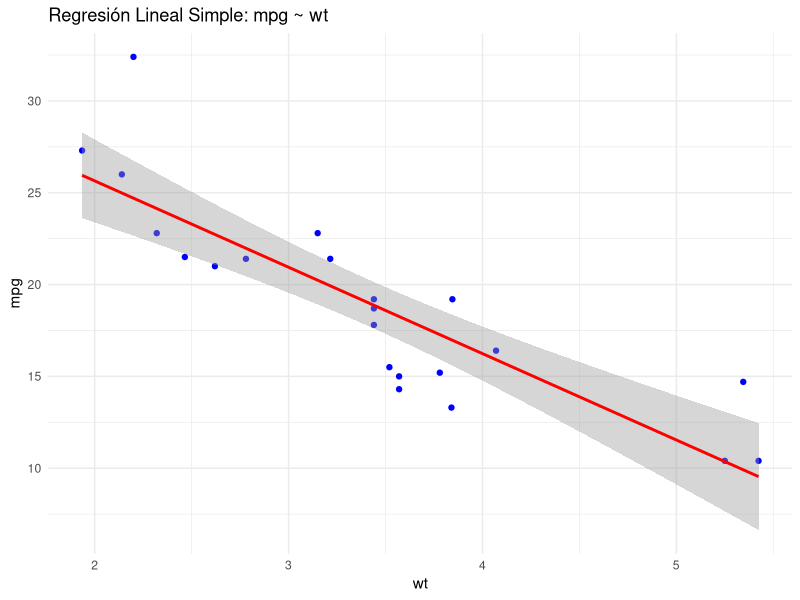
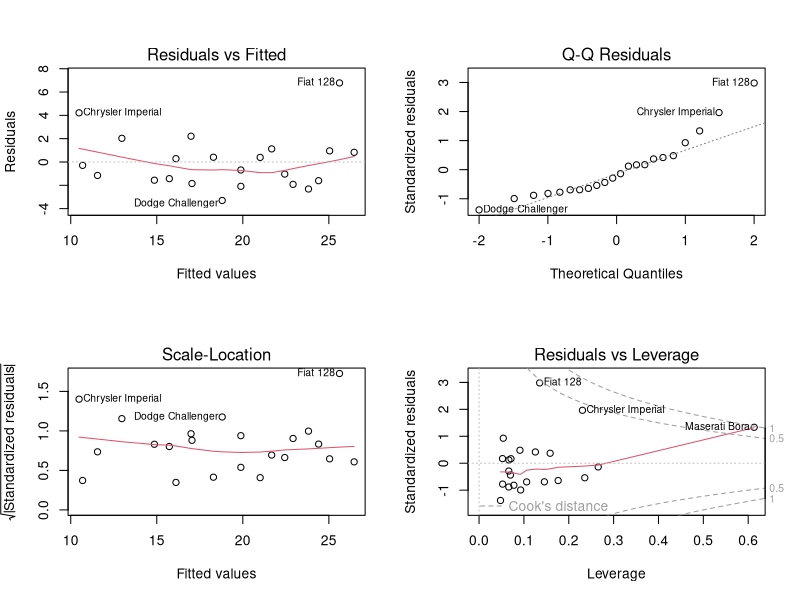
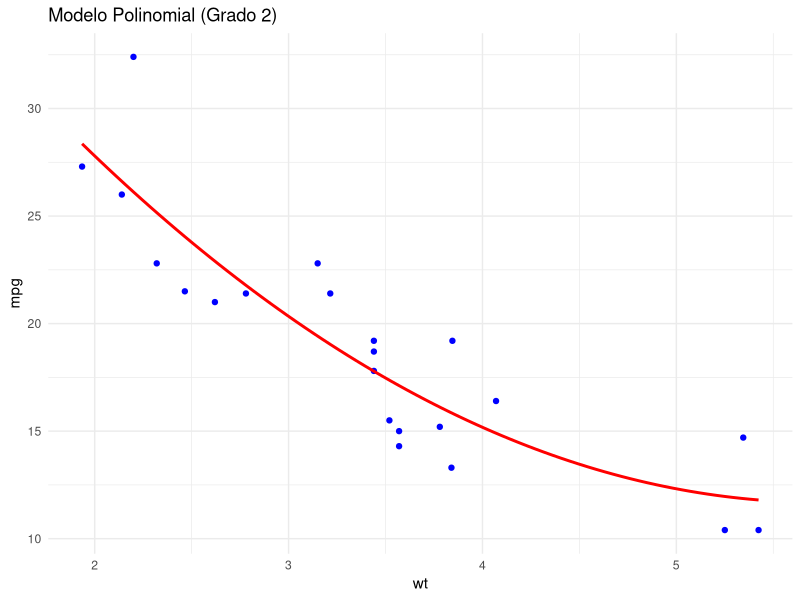
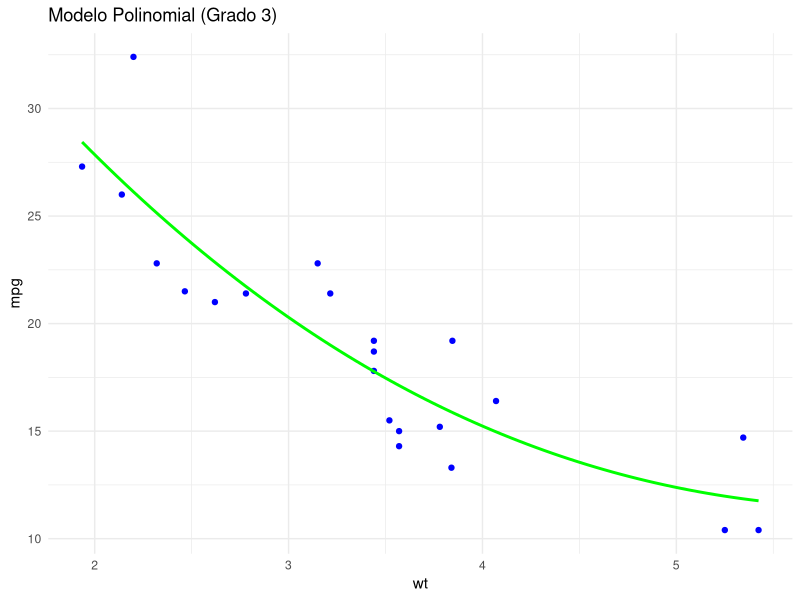
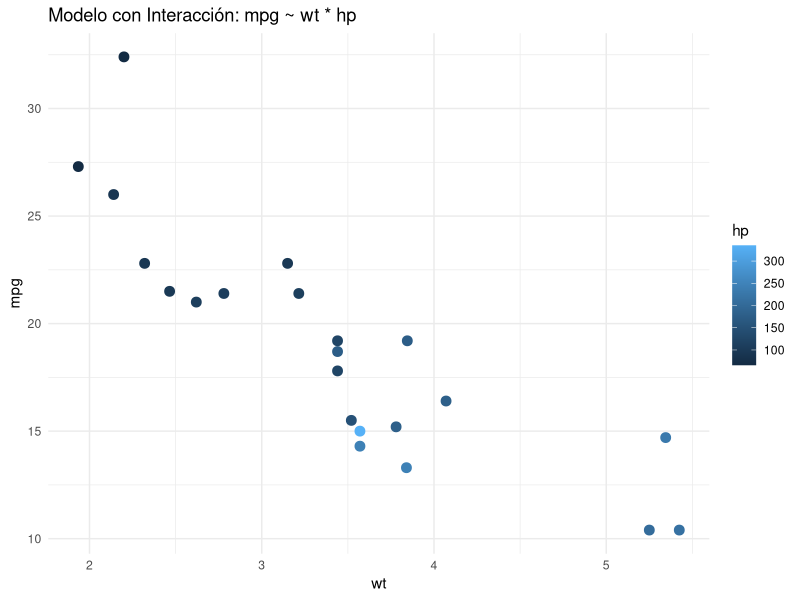

Generate these figures, in order, with R:
##########################
##### REGRESIÓN LINEAL #####
##########################

################
####PAQUETES####
################
# Instalar paquetes si no están instalados
# install.packages("tidyverse")
# install.packages("car")
# install.packages("caret")

# Apertura de librerías
library(tidyverse)
library(car)
library(caret)


######################
####CARGA DE DATOS####
######################
# Cargar el conjunto de datos mtcars
data(mtcars)

# Dividir los datos en entrenamiento (70%) y prueba (30%)
set.seed(42)
train_indices <- sample(1:nrow(mtcars), 0.7 * nrow(mtcars))
train_data <- mtcars[train_indices, ]
test_data <- mtcars[-train_indices, ]

###############################
####REGRESIÓN LINEAL SIMPLE####
###############################
# Modelo simple
model_simple <- lm(mpg ~ wt, data = train_data)

# Resultados
summary(model_simple)

# Predicción y evaluación
pred_train_simple <- predict(model_simple, newdata = train_data)
pred_test_simple <- predict(model_simple, newdata = test_data)

# Ajuste
rmse_train_simple <- sqrt(mean((train_data$mpg - pred_train_simple)^2))
rmse_test_simple <- sqrt(mean((test_data$mpg - pred_test_simple)^2))

# Visualización
ggplot(train_data, aes(x = wt, y = mpg)) +
  geom_point(color = "blue") +
  geom_smooth(method = "lm", col = "red") +
  ggtitle("Regresión Lineal Simple: mpg ~ wt") +
  theme_minimal()

# Imprimir métricas
print(paste("RMSE Entrenamiento (Simple):", round(rmse_train_simple, 2)))
print(paste("RMSE Prueba (Simple):", round(rmse_test_simple, 2)))

#################################
####REGRESIÓN LINEAL MÚLTIPLE####
#################################
# Modelo múltiple
model_multiple <- lm(mpg ~ wt + hp , data = train_data)

# Resultados
summary(model_multiple)

# Evaluación
pred_train_multiple <- predict(model_multiple, newdata = train_data)
pred_test_multiple <- predict(model_multiple, newdata = test_data)

#Ajuste
rmse_train_multiple <- sqrt(mean((train_data$mpg - pred_train_multiple)^2))
rmse_test_multiple <- sqrt(mean((test_data$mpg - pred_test_multiple)^2))

# Diagnóstico de residuos
par(mfrow = c(2, 2))
plot(model_multiple)
par(mfrow = c(1, 1))

# Imprimir métricas
print(paste("RMSE Entrenamiento (Múltiple):", round(rmse_train_multiple, 2)))
print(paste("RMSE Prueba (Múltiple):", round(rmse_test_multiple, 2)))

#####################################
####ANÁLISIS DE MULTICOLINEALIDAD####
#####################################
# Calcular VIF
vif_values <- vif(model_multiple)
print(vif_values)

############################
####MODELOS POLINOMIALES####
############################
# Modelos polinomiales de grados 2 y 3
model_poly2 <- lm(mpg ~ poly(wt, 2), data = train_data)
model_poly3 <- lm(mpg ~ poly(wt, 3), data = train_data)

# Visualización de resultados
summary(model_poly2)
summary(model_poly3)

# Predicciones para grado 2
pred_train_poly2 <- predict(model_poly2, newdata = train_data)
pred_test_poly2 <- predict(model_poly2, newdata = test_data)

# Predicciones para grado 3
pred_train_poly3 <- predict(model_poly3, newdata = train_data)
pred_test_poly3 <- predict(model_poly3, newdata = test_data)

# Evaluación del error para grado 2
rmse_train_poly2 <- sqrt(mean((train_data$mpg - pred_train_poly2)^2))
rmse_test_poly2 <- sqrt(mean((test_data$mpg - pred_test_poly2)^2))

# Evaluación del error para grado 3
rmse_train_poly3 <- sqrt(mean((train_data$mpg - pred_train_poly3)^2))
rmse_test_poly3 <- sqrt(mean((test_data$mpg - pred_test_poly3)^2))

# Visualización grado 2
ggplot(train_data, aes(x = wt, y = mpg)) +
  geom_point(color = "blue") +
  stat_smooth(method = "lm", formula = y ~ poly(x, 2), color = "red", se = FALSE) +
  ggtitle("Modelo Polinomial (Grado 2)") +
  theme_minimal()

# Visualización grado 3
ggplot(train_data, aes(x = wt, y = mpg)) +
  geom_point(color = "blue") +
  stat_smooth(method = "lm", formula = y ~ poly(x, 3), color = "green", se = FALSE) +
  ggtitle("Modelo Polinomial (Grado 3)") +
  theme_minimal()

# Imprimir métricas grado 2
print(paste("RMSE Entrenamiento (Polinomial 2):", round(rmse_train_poly2, 2)))
print(paste("RMSE Prueba (Polinomial 2):", round(rmse_test_poly2, 2)))

# Imprimir métricas grado 3
print(paste("RMSE Entrenamiento (Polinomial 3):", round(rmse_train_poly3, 2)))
print(paste("RMSE Prueba (Polinomial 3):", round(rmse_test_poly3, 2)))


################################
####INTERACCIÓN DE VARIABLES####
################################
# Modelo con interacción
model_interaction <- lm(mpg ~ wt * hp, data = train_data)

# Resultados
summary(model_interaction)

# Predicción
pred_train_interaction <- predict(model_interaction, newdata = train_data)
pred_test_interaction <- predict(model_interaction, newdata = test_data)

# Evaluación
rmse_train_interaction <- sqrt(mean((train_data$mpg - pred_train_interaction)^2))
rmse_test_interaction <- sqrt(mean((test_data$mpg - pred_test_interaction)^2))

# Visualización
ggplot(train_data, aes(x = wt, y = mpg, color = hp)) +
  geom_point(size = 3) +
  geom_smooth(method = "lm", formula = y ~ x * hp, color = "purple", se = FALSE) +
  ggtitle("Modelo con Interacción: mpg ~ wt * hp") +
  theme_minimal()

# Imprimir métricas
print(paste("RMSE Entrenamiento (Interacción):", round(rmse_train_interaction, 2)))
print(paste("RMSE Prueba (Interacción):", round(rmse_test_interaction, 2)))


########################
####PREDICCIÓN FINAL####
########################
# Simulación de un nuevo vehículo con peso 3.5, hp 150, y 6 cilindros
new_data <- data.frame(wt = 3.5, hp = 150, cyl = 6)

# Predicción con cada modelo
pred_lm <- predict(model_multiple, newdata = new_data)
pred_poly <- predict(model_poly2, newdata = new_data)
pred_interaction <- predict(model_interaction, newdata = new_data)

# Mostrar predicciones
print(paste("Predicción Lineal:", round(pred_lm, 2)))
print(paste("Predicción Polinomial:", round(pred_poly, 2)))
print(paste("Predicción Interacción:", round(pred_interaction, 2)))
